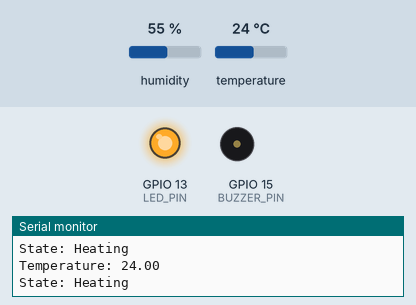
Simulated run of this sketch. Board: ESP32. Shown: output pins drawn as LEDs (lit = HIGH), buzzer (waves = sounding), the last lines printed to the serial monitor. Inputs (shaded band) come from the test bench; at power-on: temperature 24 °C, humidity 55 %.

Above: at 2.8 s.
2.9 s: temperature set to 24.5 °C
5.6 s: temperature set to 25.4 °C
At 6.9 s:
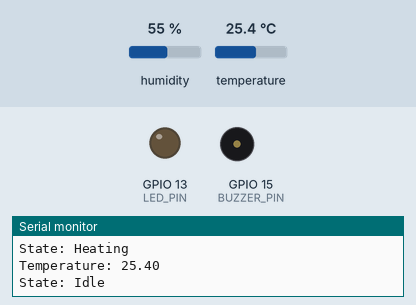
8.3 s: temperature set to 34.6 °C
11.2 s: temperature set to 35.9 °C
At 13.2 s:
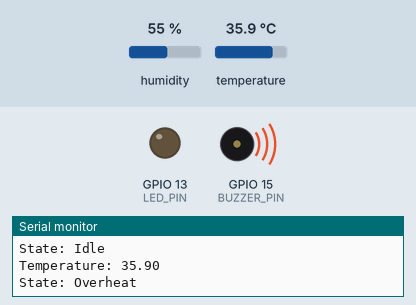
13.9 s: temperature set to 12 °C
At 15.0 s:
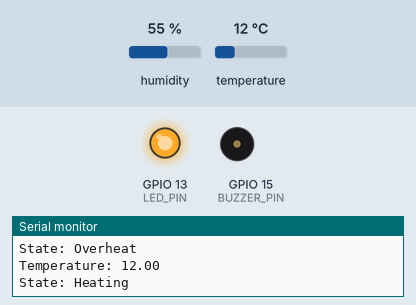
16.6 s: temperature set to 28 °C
At 18.4 s:
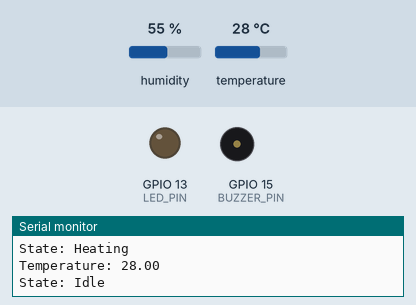
Timing chart, 0 to 19.9 s (numbered marks = the images above; inputs shaded):
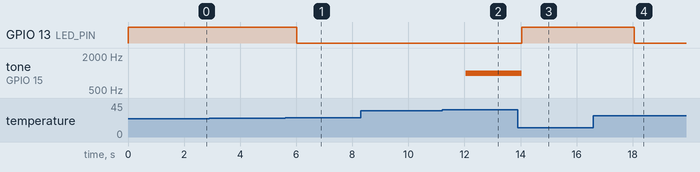

The sketch:

sketch.ino
```cpp
#include <DHT.h>

#define DHTPIN 5            // DHT22 connected to GPIO 5
#define DHTTYPE DHT22        // DHT22 sensor type
#define LED_PIN 13           // LED on GPIO 13 (represents heater)
#define BUZZER_PIN 15        // Buzzer on GPIO 15

DHT dht(DHTPIN, DHTTYPE);    // Initialize DHT sensor

// Function prototype
void temperatureTask(void *parameter);

void setup() {
  Serial.begin(115200);
  dht.begin();

  pinMode(LED_PIN, OUTPUT);    // Set LED pin as output
  pinMode(BUZZER_PIN, OUTPUT); // Set Buzzer pin as output

  // Start the FreeRTOS task
  xTaskCreatePinnedToCore(
    temperatureTask,   // Function to execute
    "TempTask",        // Task name
    4096,              // Stack size
    NULL,              // Parameters
    1,                 // Priority
    NULL,              // Task handle
    1                  // Run on Core 1
  );
}

void loop() {
  // Nothing here - handled by FreeRTOS
}

void temperatureTask(void *parameter) {
  while (true) {
    float temp = dht.readTemperature();

    if (isnan(temp)) {
      Serial.println("Failed to read from DHT sensor!");
    } else {
      Serial.print("Temperature: ");
      Serial.println(temp);

      if (temp > 35.0) {  // Overheat state
        Serial.println("State: Overheat");
        digitalWrite(LED_PIN, LOW);   // Turn off the heater (LED)
        tone(BUZZER_PIN, 1000);       // Sound buzzer for overheat
      } else if (temp < 25.0) {  // Heating state
        Serial.println("State: Heating");
        digitalWrite(LED_PIN, HIGH);  // Turn on the heater (LED)
        noTone(BUZZER_PIN);           // Turn off the buzzer
      } else {  // Idle state
        Serial.println("State: Idle");
        digitalWrite(LED_PIN, LOW);   // Turn off the heater (LED)
        noTone(BUZZER_PIN);           // Turn off the buzzer
      }
    }

    vTaskDelay(2000 / portTICK_PERIOD_MS);  // Wait 2 seconds before next reading
  }
}
```

Measured:
- the behaviour switches between 24.9 and 25 °C on temperature (found by bisection; images 0 and 1)
- the behaviour switches between 35 and 35.1 °C on temperature (found by bisection; images 1 and 2)
- after the input at 5.6 s, GPIO 13 (LED_PIN): HIGH → LOW after 0.42 s
- after the input at 11.2 s, tone on GPIO 15 (BUZZER_PIN): silent → 1000 Hz after 0.84 s
- after the input at 13.9 s, GPIO 13 (LED_PIN): LOW → HIGH after 0.14 s; tone on GPIO 15 (BUZZER_PIN): 1000 Hz → silent after 0.14 s
- after the input at 16.6 s, GPIO 13 (LED_PIN): HIGH → LOW after 1.5 s
